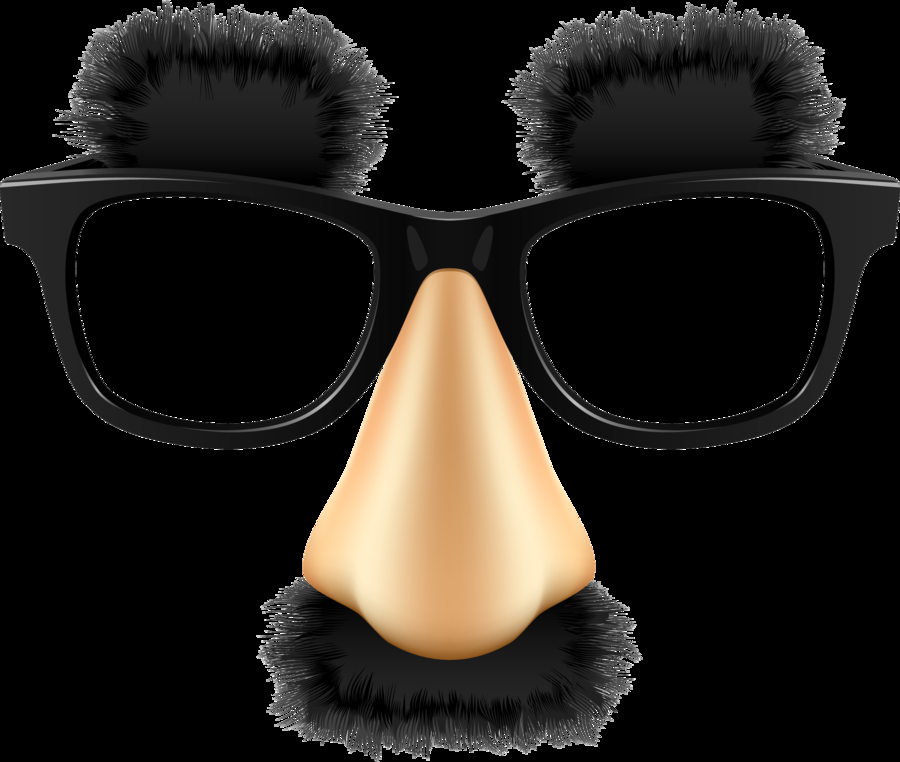
#> input picture img/glasses.png, 900 x 762 px
$ jupyter execute --allow-errors camera_app.ipynb
#> lines starting #> are read from the running program, lines starting #| are printed output that depends on the picture; after the words box and inside, x2 and y2 are one past the last pixel; in counts of white or black regions, pixels touching at a corner belong together
[cell 1]
import tkinter as tk
import cv2
from PIL import Image
from PIL import ImageTk
from tkinter import messagebox

class AppWindow(tk.Frame):                #frame 상속
    def __init__(self, master=None, size=None):
        super().__init__(master)
        self.master = master              #Tk 객체
        self.master.geometry(size)        #창크기,위치 조절
        self.master.resizable(True, True)
        self.pack()                       #opencv frame # 자기 자신이 프레임이니까 붙임
        self.sub_fr = None                #frame
        self.src = None                   #tk의 label에 출력할 영상
        self.label = None                 #tk의 영상을 출력할 레이블
        self.image = None                 #사진저장에 사용할 이미지
        self.camera = CameraService(self)
        self.create_widgets()              #위젯 초기화

    # [54 lines left out: functions make_img, create_widgets, btn6_clicked, btn7_clicked, not called in this run]

    def btn1_clicked(self):
        print('preview 종료')
        self.camera.stop()

    def btn3_clicked(self):
        print('preview 시작')
        self.camera.preview()

    def btn4_clicked(self):
        print('preview_snow 시작')
        self.camera.preview_snow()

    # [15 lines left out: functions btn5_clicked, change_img, not called in this run]

[cell 2]
import threading

class CameraService:
    def __init__(self, app):
        self.app = app
        self.flag = False # 쓰레드 종료 조건, 동기화 처리를 위해 함수로써 사용해야함

    # [18 lines left out: functions preview_th, preview, not called in this run]

    def stop(self):
        self.flag = False

    # [101 lines left out: functions preview_snow_th, preview_snow, make_video_th, make_video, view_video_th, view_video, not called in this run]

[cell 3]
root = tk.Tk()
#> (the rest of this cell did not finish here and is left out)

[cell 4]
crown_img = cv2.imread('img/glasses.png')
#> crown_img is the input picture: shape (762, 900, 3); mean B, G, R 28.1, 33, 37
gray = cv2.cvtColor(crown_img, cv2.COLOR_BGR2GRAY)
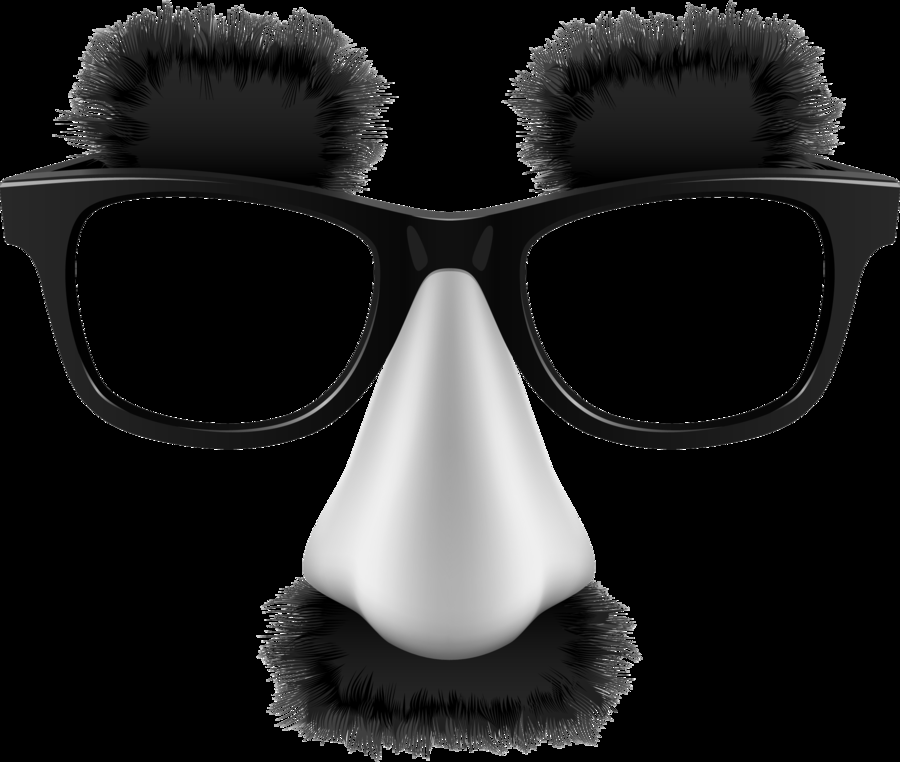
#> gray: shape (762, 900); min 0, max 255, mean 33.6
gray[gray[:]==0]=255
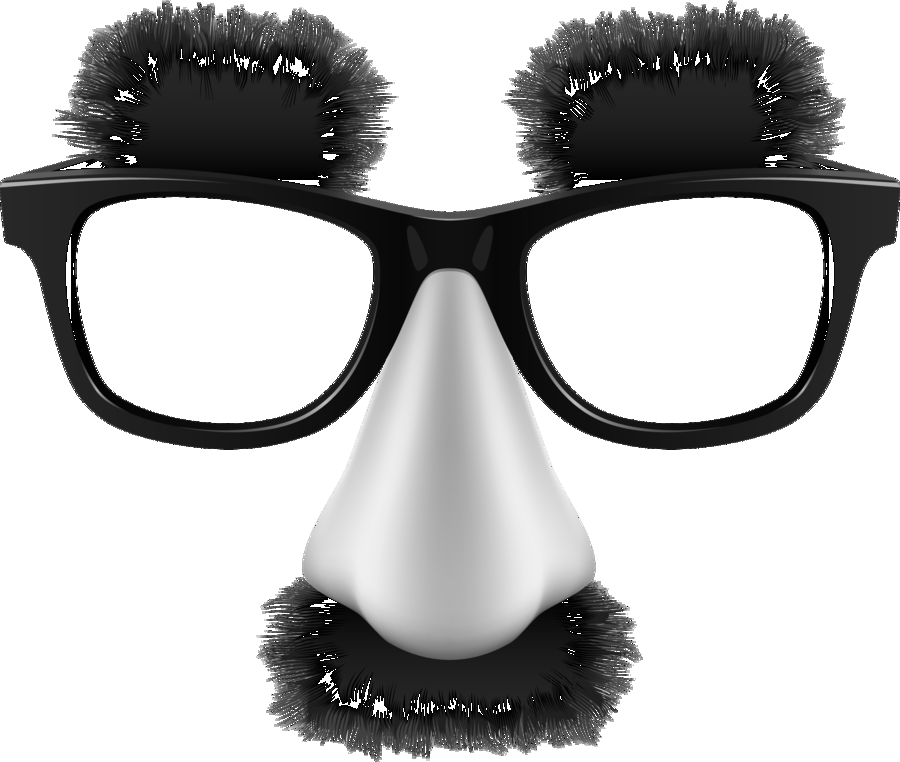
#> gray: shape (762, 900); min 1, max 255, mean 182.8
gray[gray[:]!=255]=0
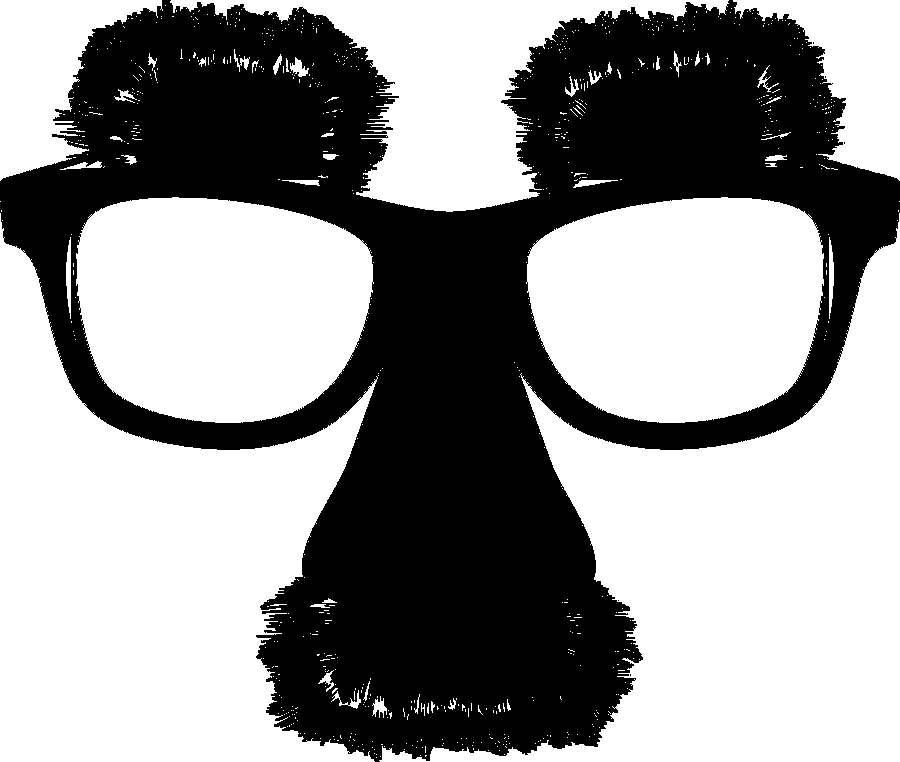
#> gray: shape (762, 900); 58.6% white; 6 black regions (5 under 20 px), largest, box (x1, y1, x2, y2) and area: (0, 0, 900, 762) 283836
_, mask = cv2.threshold(gray, 0, 255, cv2.THRESH_BINARY | cv2.THRESH_OTSU)
_, mask_inv = cv2.threshold(gray, 0, 255, cv2.THRESH_BINARY_INV | cv2.THRESH_OTSU)


c_fg = cv2.bitwise_and(crown_img, crown_img, mask=mask_inv)#왕관 이미지에서 배경 빼고 왕관만 오려냄
# roi_bg = cv2.bitwise_and(roi, roi, mask=mask) #사람 얼굴의 왕관 들어갈 자리에서 왕관 모양을 뺀 나머지 부분 추출
# face_crown = cv2.add(roi_bg, c_fg)


cv2.imshow('mask', mask)

cv2.imshow('mask_inv', mask_inv)
cv2.waitKey()
cv2.destroyAllWindows()
